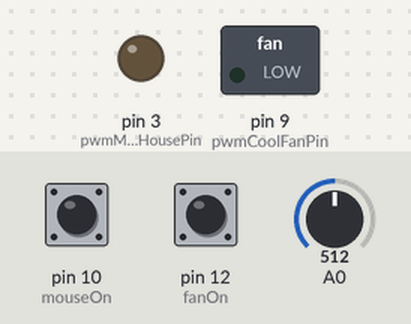
Recording of a sketch running on a simulated Arduino Uno, built with avr-gcc and run on an emulated ATmega328P. Parts: switched loads named in the sketch (green lamp = pin HIGH), output pins drawn as LEDs (lit = HIGH). The test bench sets the inputs (shaded band); at power-on: pin 10 (mouseOn) HIGH, pin 12 (fanOn) HIGH, A0 = 512. Pins used as bus, display or sensor lines are not drawn; what the sketch prints to the serial monitor is not drawn.

Above: at 1.2 s.
1.3 s: pin 10 (mouseOn) pulled LOW for 0.15 s
At 1.7 s:
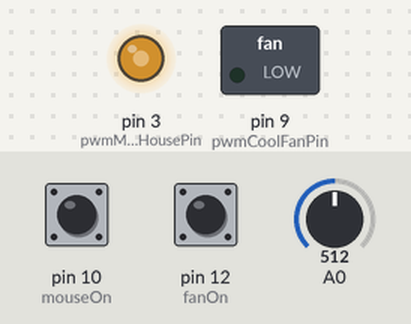
2.9 s: pin 12 (fanOn) pulled LOW for 0.15 s
At 3.7 s:
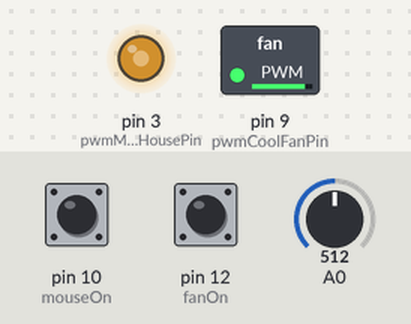
Timing chart, 0 to 5.9 s (numbered marks = the images above; inputs shaded):
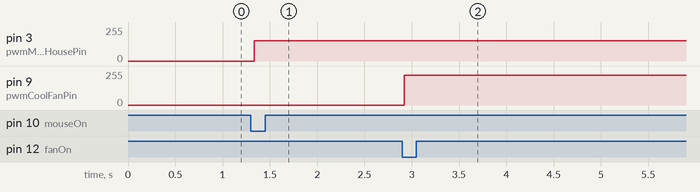

Measured:
- after the input at 1.3 s, pin 3 (pwmMouseHousePin): 0/255 → 152/255 at once
- after the input at 2.9 s, pin 9 (pwmCoolFanPin): 0/255 → 224/255 at once

The sketch:

PWM_Fan_Controller.ino
```cpp
#include "Arduino.h"
#include <PWM.h>

// Pick a pin that your chosen timer supports: 3, 5, 6, 9, 10, or 11
// Best not to use Timer 0 as this affects millis() and delay() accuracy
//
// Timer 0 - pins 5 & 6
// Timer 1 - pins 9 & 10
// Timer 2 - pins 11 & 3
#define pwmCoolFanPin 9
#define pwmMouseHousePin 3 // Pin 11 (it's pair) did not work!

// The switch will ground one of these pins to determine the PWM channel
#define fanOn 12
#define mouseOn 10
#define switchGnd 11

// Use as power and gnd
#define potPower 8
#define potGnd 7

// Turn off all power after 1 hour (or whatever you choose)
long startTime = millis();
long offTime = 60000 * 60; // millis in one minute * minutes = 1 hour

// Debug messages?
bool isDebug = true;

// Demo use of enum. Variables in this start at 0 and increment by 1.
enum outType {
	none, fan, mouse
};

// ----------------------------------------------------------------------------
// One size fits all Serial Monitor debugging messages
// ----------------------------------------------------------------------------
template<typename T>
void debugPrint(T printMe, bool newLine = false) {
	if (isDebug) {
		if (newLine) {
			Serial.println(printMe);
		}
		else {
			Serial.print(printMe);
		}
		Serial.flush();
	}
}

void setup() {
	// Debugging window
	Serial.begin(9600);

	// We will only play with timers that do NOT affect Timer 0 (millis and delay)
	InitTimersSafe();

	// Set the frequency of the PWM pins
	SetPinFrequencySafe(pwmCoolFanPin, 20000);
	SetPinFrequencySafe(pwmMouseHousePin, 1000);

	// Set the pins that determines which output we're controlling
	pinMode(fanOn, INPUT_PULLUP);
	pinMode(mouseOn, INPUT_PULLUP);

	// Use available digital pins as +5v and GND equivalents for the potentiometer
	pinMode(potPower, OUTPUT);
	pinMode(potGnd, OUTPUT);
	digitalWrite(potGnd, LOW);
	digitalWrite(potPower, HIGH);

	// And another digital pin as ground for switch
	pinMode(switchGnd, OUTPUT);
	digitalWrite(switchGnd, LOW);

	debugPrint("Setup finished successfully.\n");
}

// ---------------------------------------------------------------------------------
// LOOP     LOOP     LOOP     LOOP     LOOP     LOOP     LOOP     LOOP     LOOP
// ---------------------------------------------------------------------------------
void loop() {

	// Store old values so we can detect new ones
	static int oldFanMarkSpace = 0;
	static int oldMouseMarkSpace = 0;

	// TODO sort out this rather clumsy code (OK for demo)
	// TODO add in LED indicator that the unit is ON (has not auto switched off)

	// Are we controlling the fan or mouse mat?
	int currControl = 0;
	debugPrint("Controlling ");
	if (digitalRead(fanOn) == LOW) {
		currControl = outType::fan;
		debugPrint(" fan ");
	}
	else {
		if (digitalRead(mouseOn) == LOW) {
			currControl = outType::mouse;
			debugPrint(" mouse ");
		}
		else {
			// if neither then exit the loop()
			return;
		}
	}

	// Get the new mark space
	int newMarkSpace = getMarkSpace(currControl);

	// If different set the correct pin
	if (currControl == outType::fan) {
		if (newMarkSpace != oldFanMarkSpace) {

			// Output the frequency with the mark/space ratio
			pwmWrite(pwmCoolFanPin, newMarkSpace);

			oldFanMarkSpace = newMarkSpace;
		}
	}
	else {
		if (newMarkSpace != oldMouseMarkSpace) {

			// Output the frequency with the mark/space ratio
			pwmWrite(pwmMouseHousePin, newMarkSpace);

			oldMouseMarkSpace = newMarkSpace;
		}
	}

	// Switch off after predetermined period
	if (millis() > startTime + offTime){
		pwmWrite(pwmCoolFanPin, 0);
		pwmWrite(pwmMouseHousePin, 0);
	}

	// The PWM output will continue regardless of any delay (eg caused by other code) here
	delay(50);
}

// ---------------------------------------------------------------------------------
// Mark space refers to the amount of time the pulse lasts for during the ON time
// ---------------------------------------------------------------------------------
int getMarkSpace(int controlType) {

	// Read analog input A0 (yes, pin 14) for the mark/space ratio
	int amarkSpace = analogRead(14);
	debugPrint(amarkSpace);

	// Map to a more sensible range so fan does not stall, for example.
	int markSpace;
	if (outType::fan == controlType) {
		markSpace = map(amarkSpace, 0, 1023, 195, 255);
		debugPrint(" fan ");
	}
	else {
		markSpace = map(amarkSpace, 0, 1023, 50, 255);
		debugPrint(" mouse mat ");
	}
	debugPrint("\t");
	debugPrint(markSpace, true);

	// Return this mapped value
	return markSpace > 255 ? 255 : markSpace;
}
```

PWM.h
```cpp
// (licence header left out)
/*
This library is built to support two of the AVR Architecture 'groups' that Arduino uses
a) ATmega48/88/168/328,
b) ATmega640/1280/1281/2560/2561
*/

#ifndef PWM_H_
#define PWM_H_

#include "avr/pgmspace.h"
#include "math.h"

#if defined(__AVR_ATmega640__) || defined(__AVR_ATmega1280__) || defined(__AVR_ATmega1281__) || defined(__AVR_ATmega2560__) || defined(__AVR_ATmega2561__)
	#include "utility/ATimerDefs.h"
#elif defined(__AVR_ATmega48__) || defined(__AVR_ATmega88__) || defined(__AVR_ATmega88P__) || defined(__AVR_ATmega168__) || defined(__AVR_ATmega168P__) || defined(__AVR_ATmega328__) || defined(__AVR_ATmega328P__)
	#include "utility/BTimerDefs.h"
#endif


#if defined(__AVR_ATmega640__) || defined(__AVR_ATmega1280__) || defined(__AVR_ATmega1281__) || defined(__AVR_ATmega2560__) || defined(__AVR_ATmega2561__)
// 16 bit timers
extern uint32_t	GetFrequency_16(const int16_t timerOffset);
extern bool		SetFrequency_16(const int16_t timerOffset, uint32_t f);
extern uint16_t GetPrescaler_16(const int16_t timerOffset);
extern void		SetPrescaler_16(const int16_t timerOffset, prescaler psc);
extern void		SetTop_16(const int16_t timerOffset, uint16_t top);
extern uint16_t GetTop_16(const int16_t timerOffset);
extern void		Initialize_16(const int16_t timerOffset);
extern float	GetResolution_16(const int16_t timerOffset);

// 8 bit timers
extern uint32_t	GetFrequency_8(const int16_t timerOffset);
extern bool		SetFrequency_8(const int16_t timerOffset, uint32_t f);
extern uint16_t GetPrescaler_8(const int16_t timerOffset);
extern void		SetPrescaler_8(const int16_t timerOffset, prescaler psc);
extern void		SetPrescalerAlt_8(const int16_t timerOffset, prescaler_alt psc);
extern void		SetTop_8(const int16_t timerOffset, uint8_t top);
extern uint8_t	GetTop_8(const int16_t timerOffset);
extern void		Initialize_8(const int16_t timerOffset);
extern float	GetResolution_8(const int16_t timerOffset);

#endif

#if defined(__AVR_ATmega48__) || defined(__AVR_ATmega88__) || defined(__AVR_ATmega88P__) || defined(__AVR_ATmega168__) || defined(__AVR_ATmega168P__) || defined(__AVR_ATmega328__) || defined(__AVR_ATmega328P__)

// 16 bit timers
extern uint32_t	GetFrequency_16();
extern bool		SetFrequency_16(uint32_t f);
extern uint16_t GetPrescaler_16();
extern void		SetPrescaler_16(prescaler psc);
extern void		SetTop_16(uint16_t top);
extern uint16_t GetTop_16();
extern void		Initialize_16();
extern float	GetResolution_16();

// 8 bit timers
extern uint32_t	GetFrequency_8(const int16_t timerOffset);
extern bool		SetFrequency_8(const int16_t timerOffset, uint32_t f);
extern uint16_t GetPrescaler_8(const int16_t timerOffset);
extern void		SetPrescaler_8(const int16_t timerOffset, prescaler psc);
extern void		SetPrescalerAlt_8(const int16_t timerOffset, prescaler_alt psc);
extern void		SetTop_8(const int16_t timerOffset, uint8_t top);
extern uint8_t	GetTop_8(const int16_t timerOffset);
extern void		Initialize_8(const int16_t timerOffset);
extern float	GetResolution_8(const int16_t timerOffset);

#endif

//common functions

extern void		InitTimers();
extern void		InitTimersSafe();										//doesn't init timers responsible for time keeping functions
extern void		pwmWrite(uint8_t pin, uint8_t val);
extern void		pwmWriteHR(uint8_t pin, uint16_t val);					//accepts a 16 bit value and maps it down to the timer for maximum resolution
extern bool		SetPinFrequency(int8_t pin, uint32_t frequency);
extern bool		SetPinFrequencySafe(int8_t pin, uint32_t frequency);	//does not set timers responsible for time keeping functions
extern float	GetPinResolution(uint8_t pin);							//gets the PWM resolution of a pin in base 2, 0 is returned if the pin is not connected to a timer

#endif /* PWM_H_ */
```

BTimerDefs.h
```cpp
// (licence header left out)
#ifndef BTIMERDEFS_H_
#define BTIMERDEFS_H_

#if defined(__AVR_ATmega48__) || defined(__AVR_ATmega88__) || defined(__AVR_ATmega88P__) || defined(__AVR_ATmega168__) || defined(__AVR_ATmega168P__) || defined(__AVR_ATmega328__) || defined(__AVR_ATmega328P__)

//physical memory locations used in pwmWrite()
#define OCR1A_MEM	0x88
#define OCR1B_MEM	0x8A
#define OCR1C_MEM	0x8C

#define OCR0A_MEM	0x47
#define OCR0B_MEM	0x48
#define OCR2A_MEM	0xB3
#define OCR2B_MEM	0xB4

#define TCCR1A_MEM	0x80
#define TCCR1B_MEM	0x81
#define TCCR1C_MEM	0x82

#define TCCR0A_MEM	0x44
#define TCCR0B_MEM	0x45
#define TCCR2A_MEM	0xB0
#define TCCR2B_MEM	0xB1

#define ICR1_MEM	0x86

//8 bit timers
#define TIMER0_OFFSET	0x00
#define TIMER2_OFFSET	0x6C

#define TCCRA_8(tmr_offset)		_SFR_MEM8(0x44 + tmr_offset)
#define TCCRB_8(tmr_offset)		_SFR_MEM8(0x45 + tmr_offset)
#define OCRA_8(tmr_offset)		_SFR_MEM8(0x47 + tmr_offset)

static const uint16_t pscLst[] = { 0, 1, 8, 64, 256, 1024};
static const uint16_t pscLst_alt[] = {0, 1, 8, 32, 64, 128, 256, 1024};

enum prescaler
{
	ps_1	=	1,
	ps_8	=	2,
	ps_64	=	3,
	ps_256	=	4,
	ps_1024 =	5
};

//certain 8 bit timers read the CSn register differently
enum prescaler_alt
{
	psalt_1		=	1,
	psalt_8		=	2,
	psalt_32	=	3,
	psalt_64	=	4,
	psalt_128	=	5,
	psalt_256	=	6,
	psalt_1024	=	7
};

//macros for each timer 'object'
#define Timer0_GetFrequency()	GetFrequency_8(TIMER0_OFFSET)
#define Timer0_SetFrequency(x)	SetFrequency_8(TIMER0_OFFSET, x)
#define Timer0_GetPrescaler()	GetPrescaler_8(TIMER0_OFFSET)
#define Timer0_SetPrescaler(x)	SetPrescaler_8(TIMER0_OFFSET, x)
#define Timer0_GetTop()			GetTop_8(TIMER0_OFFSET)
#define Timer0_SetTop(x)		SetTop_8(TIMER0_OFFSET, x)
#define Timer0_Initialize()		Initialize_8(TIMER0_OFFSET)
#define Timer0_GetResolution()	GetResolution_8(TIMER0_OFFSET)

#define Timer1_GetFrequency()	GetFrequency_16()
#define Timer1_SetFrequency(x)	SetFrequency_16(x)
#define Timer1_GetPrescaler()	GetPrescaler_16()
#define Timer1_SetPrescaler(x)	SetPrescaler_16(x)
#define Timer1_GetTop()			GetTop_16()
#define Timer1_SetTop(x)		SetTop_16(x)
#define Timer1_Initialize()		Initialize_16()
#define Timer1_GetResolution()	GetResolution_16()

#define Timer2_GetFrequency()	GetFrequency_8(TIMER2_OFFSET)
#define Timer2_SetFrequency(x)	SetFrequency_8(TIMER2_OFFSET, x)
#define Timer2_GetPrescaler()	GetPrescaler_8(TIMER2_OFFSET)
#define Timer2_SetPrescaler(x)	SetPrescalerAlt_8(TIMER2_OFFSET, x)
#define Timer2_GetTop()			GetTop_8(TIMER2_OFFSET)
#define Timer2_SetTop(x)		SetTop_8(TIMER2_OFFSET, x)
#define Timer2_Initialize()		Initialize_8(TIMER2_OFFSET)
#define Timer2_GetResolution()	GetResolution_8(TIMER2_OFFSET)

#else
	#error "BTimerDefs.h only supports ATMega48, ATMega88, ATMega168, ATMega328"
#endif
#endif /* BTIMERDEFS_H_ */
```
